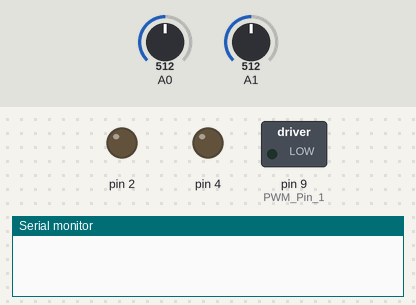
This sketch was run on a simulated Arduino Uno, built with avr-gcc and run on an emulated ATmega328P. On the bench: switched loads named in the sketch (green lamp = pin HIGH), output pins drawn as LEDs (lit = HIGH), the last lines printed to the serial monitor. The inputs (shaded band) are chosen by the test bench; at power-on: A0 = 512, A1 = 512.

Above: at 1.2 s.
1.3 s: A0 set to 375
2.8 s: A0 set to 345
At 3.9 s:
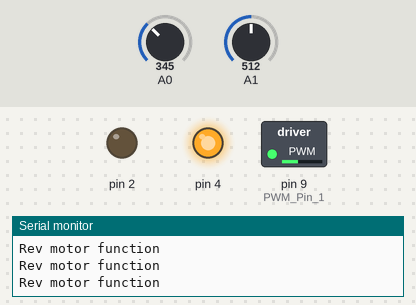
4.3 s: A1 set to 378
7.3 s: A1 set to 361
At 7.6 s:
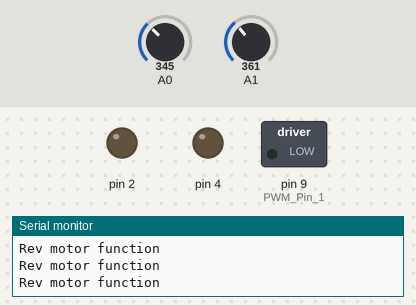
8.8 s: A1 set to 309
10.3 s: A1 set to 283
At 10.8 s:
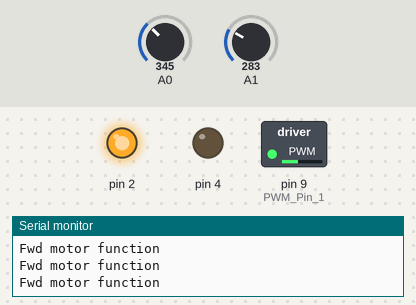
Timing chart, 0 to 12.8 s (numbered marks = the images above; inputs shaded):
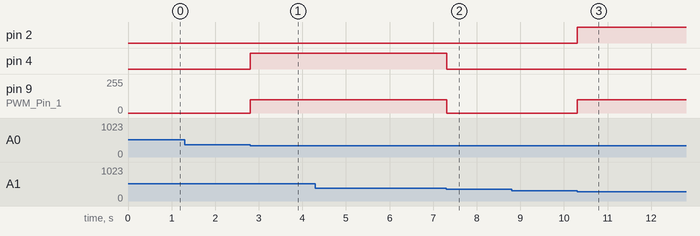

Measured:
- the behaviour switches between 360 and 359 on A0 (found by bisection; images 0 and 1)
- the behaviour switches between 371 and 370 on A1 (found by bisection; images 1 and 2)
- the behaviour switches between 300 and 299 on A1 (found by bisection; images 2 and 3)
- after the input at 1.3 s, every drawn part: stays the same
- after the input at 2.8 s, pin 4: LOW → HIGH at once; pin 9 (PWM_Pin_1): 0/255 → 100/255 at once
- after the input at 7.3 s, pin 4: HIGH → LOW at once; pin 9 (PWM_Pin_1): 100/255 → 0/255 at once
- after the input at 8.8 s, every drawn part: stays the same
- after the input at 10.3 s, pin 2: LOW → HIGH at once; pin 9 (PWM_Pin_1): 0/255 → 100/255 at once

The sketch:

arm.ino
```cpp
int x,y;
int motor_speed=100;

void read_accelometer_values(void);
void fwd(void);
void rev(void);
void rt(void);
void lt(void);
void st(void);

void setup()
{
 pinMode(9,OUTPUT); //PWM Pin 1

 pinMode(2,OUTPUT);
 pinMode(4,OUTPUT);
 //Left Motor Pin 2 //Right Motor Pin 2
 Serial.begin(9600); //Enable Serial Communications
}

void loop()
{
    read_accelometer_values();
}

void read_accelometer_values()
{
  x=analogRead(A0);
  y=analogRead(A1);
  if(y>320 & y<350)
		{
			if(x<310)
			{
				rt(); //turn left

			}
			else if(x>360)
			{
                                 lt();
				 //turn right

			}
			else
			{
				st(); //stop

			}
		}

		else if(x>310 & x<360)
		{
			if(y<300)
			{
				fwd(); //forward

			}
			else if(y>370)
			{
				rev(); //reverse

                                //delay(500);
			}
			else
			{
				st(); //stop

			}
		}

}


void fwd()
{
  Serial.println("Fwd motor function");
    digitalWrite(2,HIGH);
    digitalWrite(4,LOW);
    analogWrite(9,motor_speed);

}

void rev()
{
    Serial.println("Rev motor function");
    digitalWrite(2,LOW);
    digitalWrite(4,HIGH);

    analogWrite(9,motor_speed);

}

void rt()
{
    Serial.println("Rt motor function");
    digitalWrite(2,HIGH);
    digitalWrite(4,LOW);

    analogWrite(9,motor_speed);

    Serial.println("RT function runing");
}

void lt()
{
    Serial.println("Rt motor function");
    digitalWrite(2,LOW);
    digitalWrite(4,HIGH);

    analogWrite(9,motor_speed);


}

void st()
{
    digitalWrite(2,LOW);
    digitalWrite(4,LOW);

    analogWrite(9,0);

}
```
